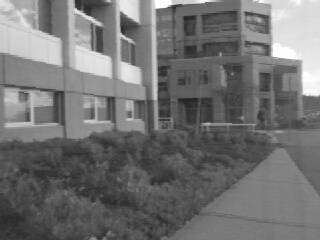
#> input picture triclopsi2l.jpg, 320 x 240 px
$ python BM.py
#> lines starting #> are read from the running program, lines starting #| are printed output that depends on the picture
import os
import numpy as np
import cv2
from matplotlib import pyplot as plt

result_dir = "./results"

def BM(imgL, imgR, result_name = "default"):

    stereo = cv2.StereoBM_create(
        numDisparities = 16,
        blockSize = 15
    )
    disparity = stereo.compute(imgL, imgR)

    plt.imshow(disparity,'gray')
    plt.savefig(os.path.join(result_dir, result_name))

if __name__ == '__main__':

    if not os.path.exists(result_dir):
        os.mkdir(result_dir)

    imgL_path = "triclopsi2l.jpg"
    imgR_path = "triclopsi2r.jpg"
    result_name = "BM_triclopsi2.png"

    imgL = cv2.imread(imgL_path, 0)
#> imgL is the input picture: shape (240, 320); min 33, max 255, mean 114
    imgR = cv2.imread(imgR_path, 0)
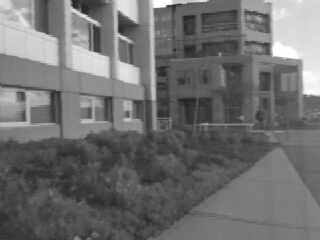
#> input picture triclopsi2r.jpg, 320 x 240 px
#> imgR is the input picture: shape (240, 320); min 35, max 255, mean 110.9

    BM(imgL, imgR, result_name)
#> in BM, `disparity = stereo.compute(imgL, imgR)`:
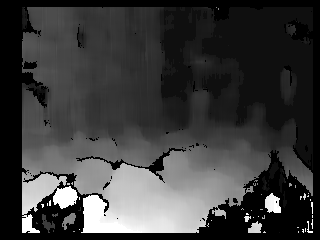
#> disparity: shape (240, 320) int16; min -16, max 240, mean 44.7; drawn with min black and max white

    imgL_path = "corridorl.jpg"
    imgR_path = "corridorr.jpg"
    result_name = "BM_corridor.png"

    imgL = cv2.imread(imgL_path, 0)
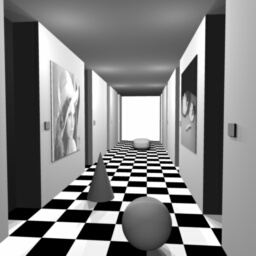
#> input picture corridorl.jpg, 256 x 256 px
#> imgL is the input picture: shape (256, 256); min 0, max 255, mean 127.8
    imgR = cv2.imread(imgR_path, 0)
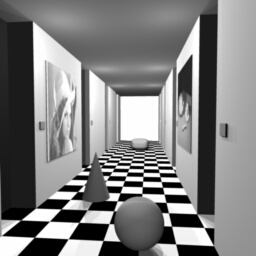
#> input picture corridorr.jpg, 256 x 256 px
#> imgR is the input picture: shape (256, 256); min 0, max 255, mean 128

    BM(imgL, imgR, result_name)
#> call 2 of BM, with result_name = 'BM_corridor.png'
#> in BM (call 2), `disparity = stereo.compute(imgL, imgR)`:
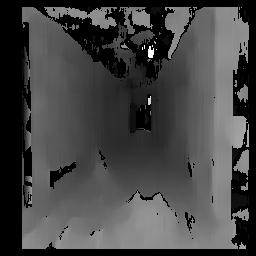
#> disparity: shape (256, 256) int16; min -16, max 240, mean 53.4; drawn with min black and max white
